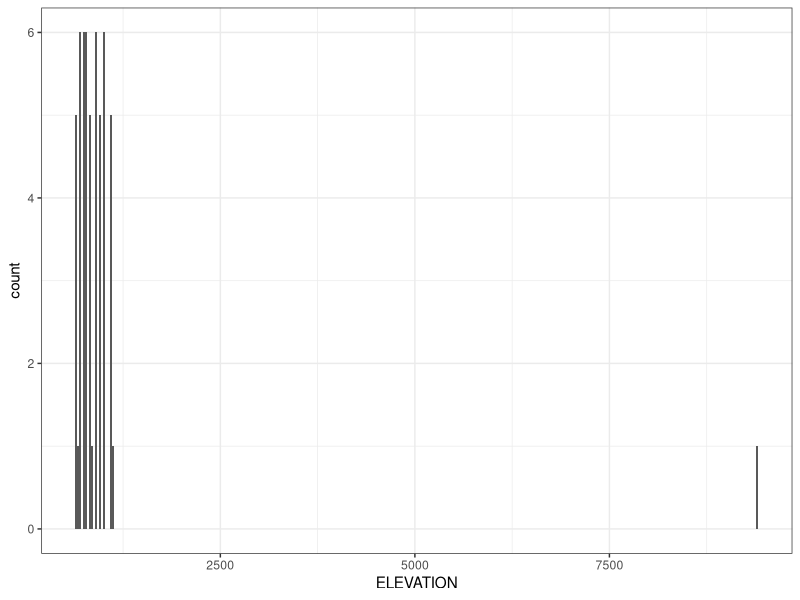
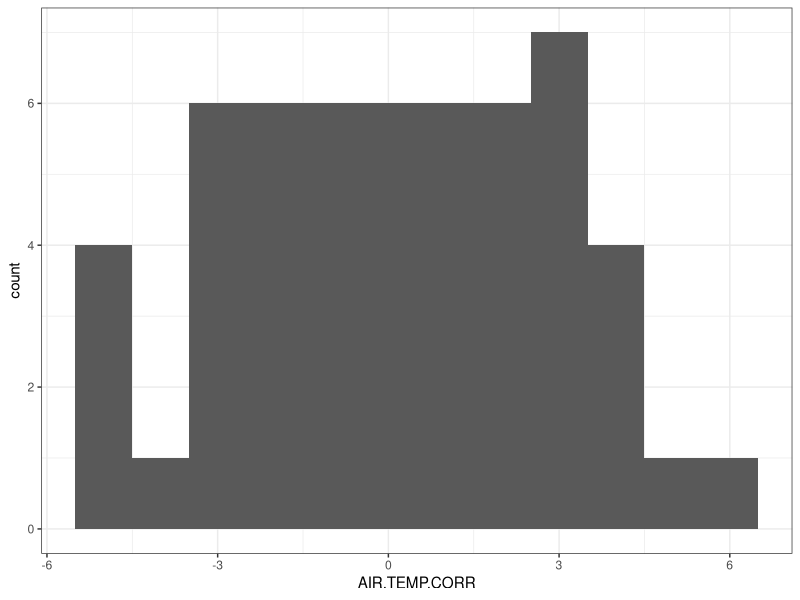
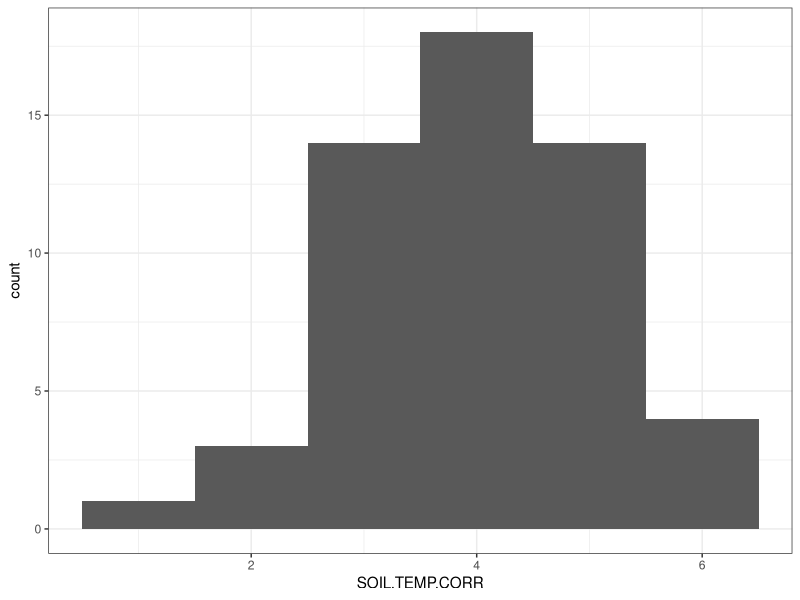
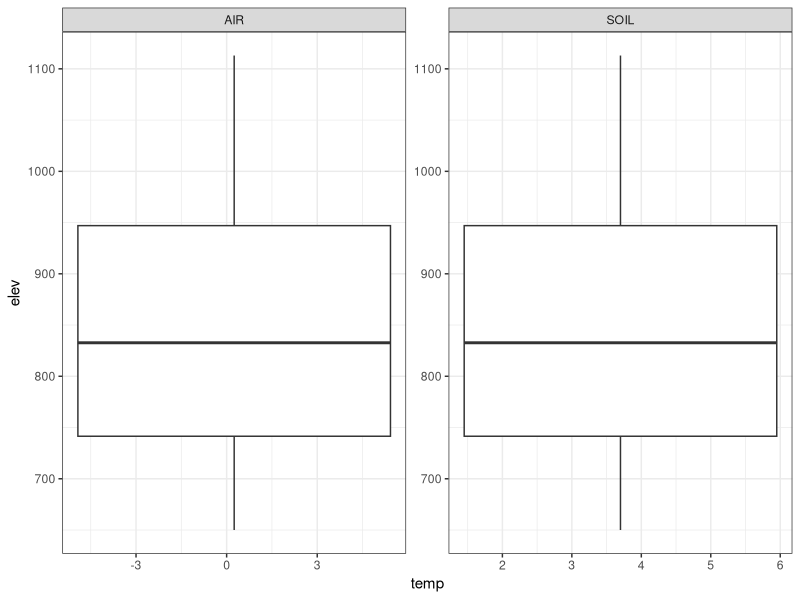
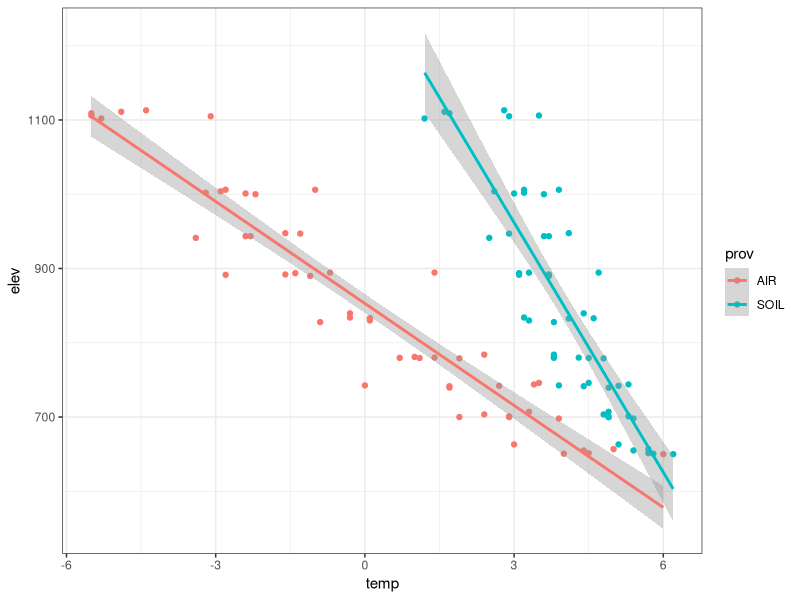
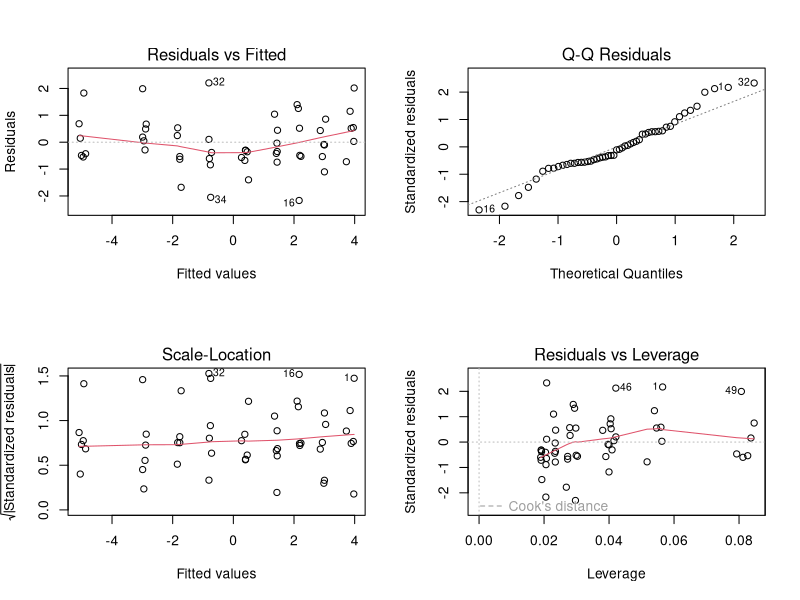
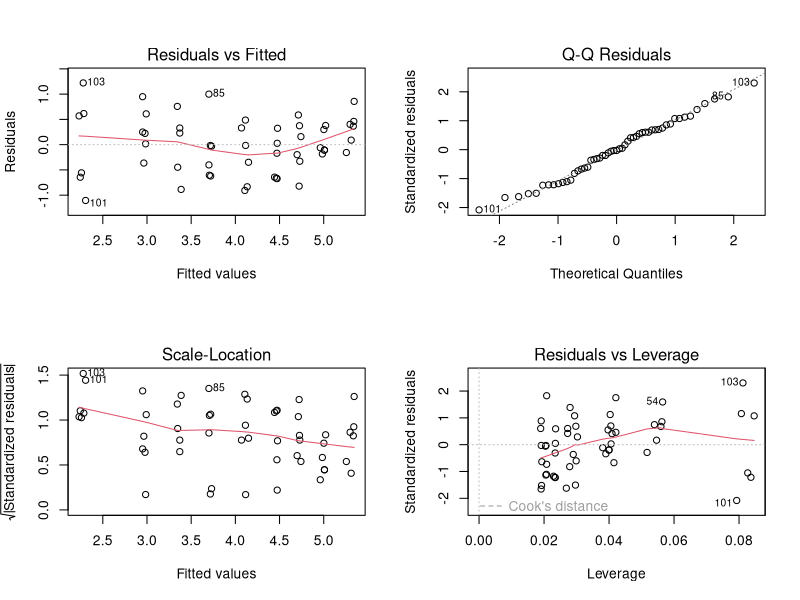

Here is the R script that generated these plots, in order:
library(ggplot2)
library(dplyr)
library(tidyr)
library(broom)

data = read.csv("data/Cairngorm2012.csv")
names(data)
summary(data)
ggplot(data=data) + theme_bw() + geom_histogram(aes(x=ELEVATION), binwidth=25)
ggplot(data=data) + theme_bw() + geom_histogram(aes(x=AIR.TEMP.CORR), binwidth=1)
ggplot(data=data) + theme_bw() + geom_histogram(aes(x=SOIL.TEMP.CORR), binwidth=1)


data_clean = data[-which(data$ELEVATION > 9000),]


data_new = gather(data_clean, Prov, TEMPERATURE, AIR.TEMP.CORR:SOIL.TEMP.CORR) %>% separate(Prov, into=c("V1","V2", "V3")) %>% select(-c(V2, V3)) %>% rename(temp = TEMPERATURE, elev = ELEVATION, prov = V1)

ggplot(data=data_new, aes(x=temp, y=elev)) + theme_bw() + geom_boxplot() + facet_wrap(~prov, scales="free")

ggplot(data=data_new, aes(x=temp, y=elev, color=prov)) + theme_bw() + geom_point() + geom_smooth(method="lm")


MOD.air = lm(temp~elev, data=data_new[which(data_new$prov == "AIR"),])
MOD.soil = lm(temp~elev, data=data_new[which(data_new$prov == "SOIL"),])

par(mfrow=c(2,2))
plot(MOD.air)
par(mfrow=c(1,1))

par(mfrow=c(2,2))
plot(MOD.soil)
par(mfrow=c(1,1))




